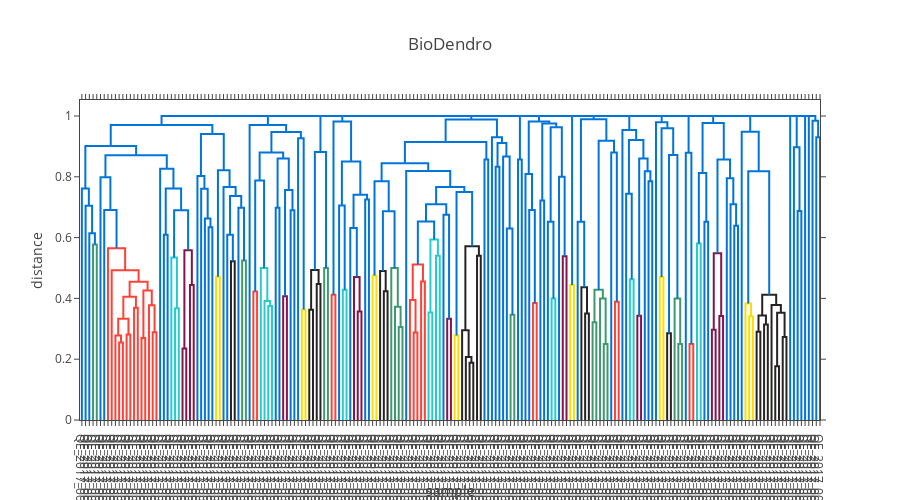

The code cell stored with this chart in its notebook:
### Code cell
plotly.offline.init_notebook_mode(connected=True) # for visualising plot inline
plotly.offline.iplot(iplot)
